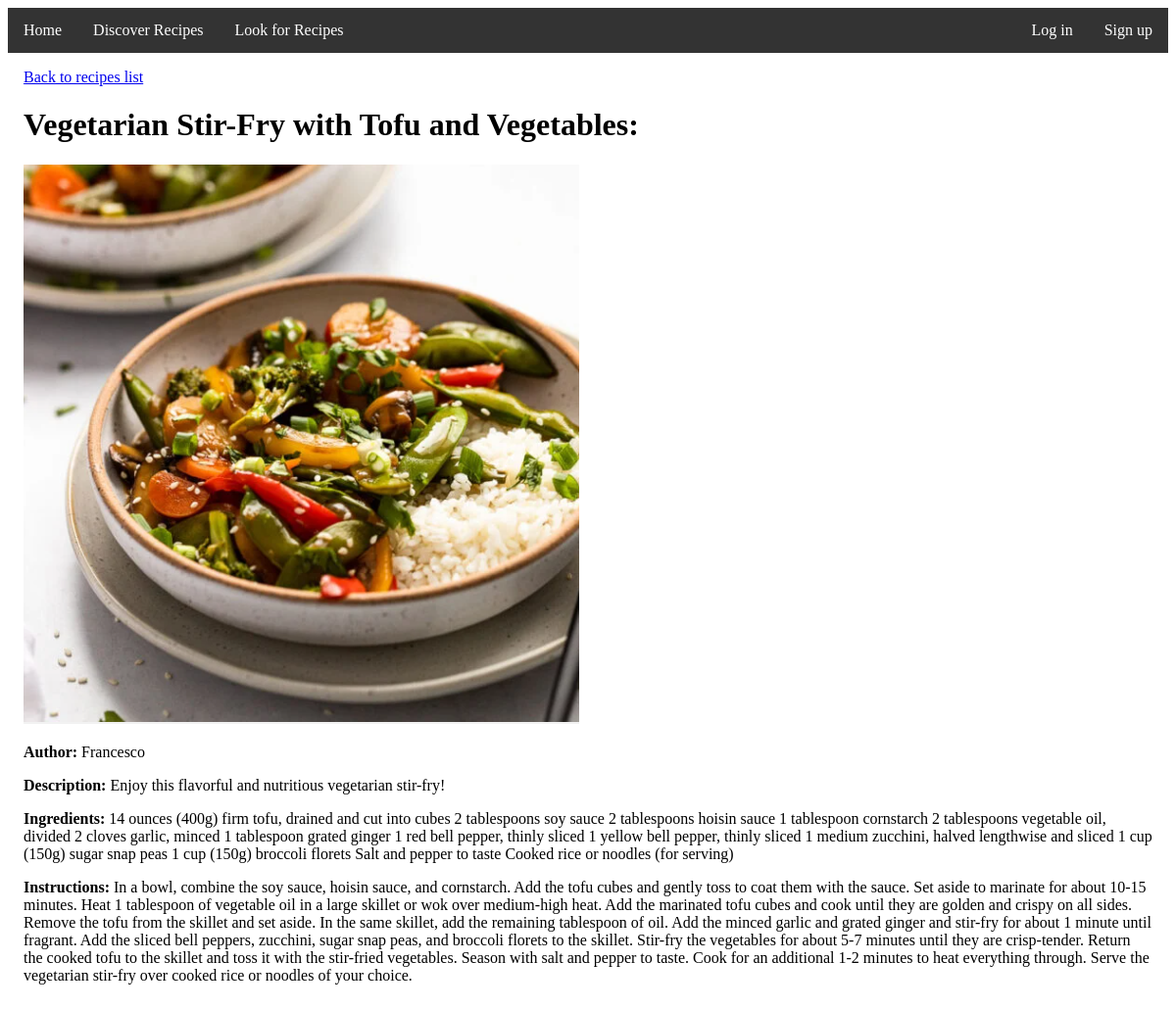
Before: /detail/17/ with the older database file.
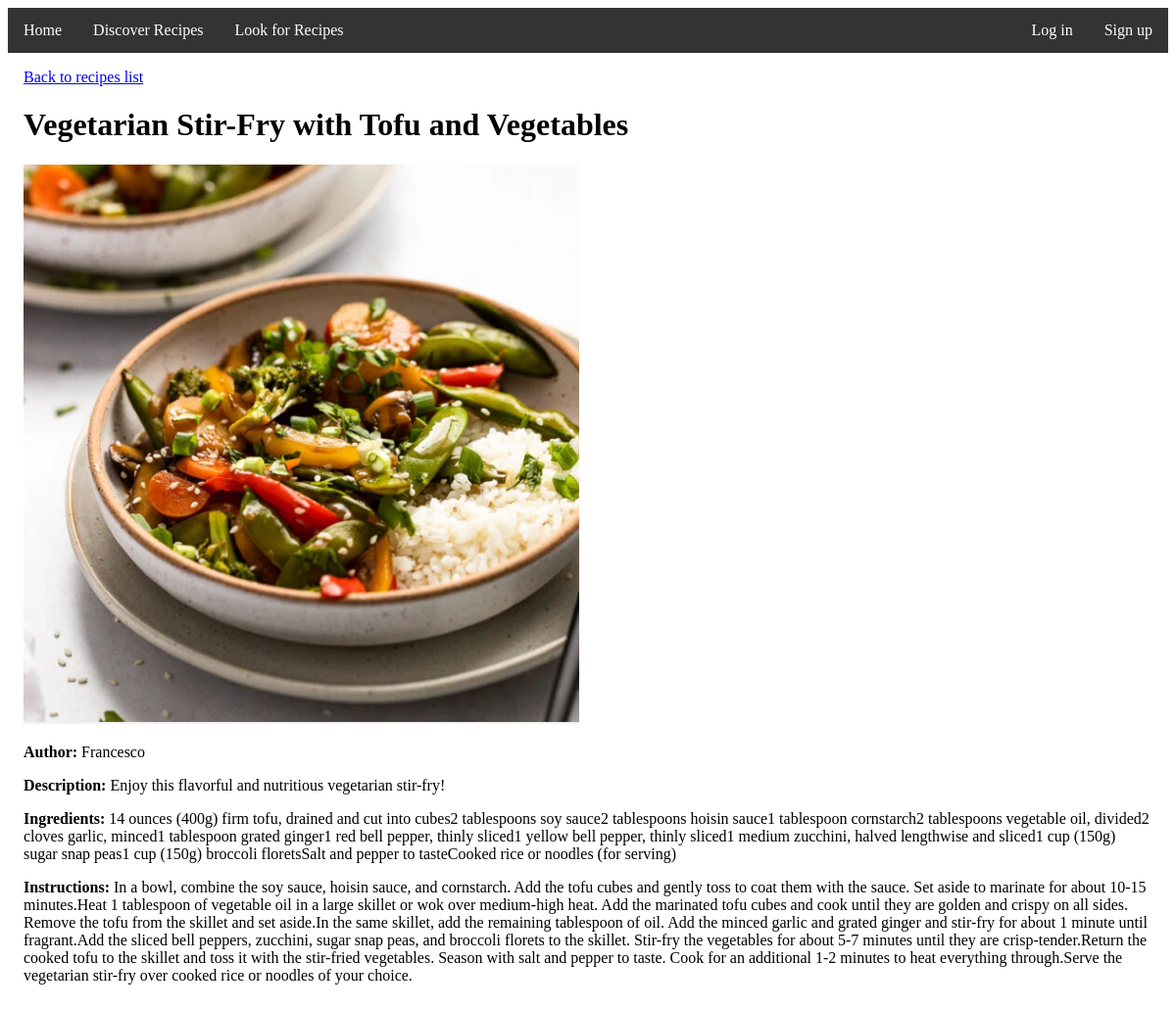
After: the same page with the newer database file.
### recipes/models.py (models this page shows, shortened)
class Recipe(models.Model):
    title = models.CharField(max_length=200)
    author = models.ForeignKey(User, on_delete=models.CASCADE, default='', null=True)
    category = models.ForeignKey(Category, on_delete=models.CASCADE)
    description = models.TextField(max_length=2000)
    ingredients = models.CharField(max_length=2000, default='')
    instructions = models.CharField(max_length=2000, default='')
    image = models.ImageField(upload_to='images/', default='')

### recipes/views.py (the view, shortened to what this page needs)
# urls.py: path('detail/<int:pk>/', views.RecipeDetailView.as_view(), name="recipe-detail"),
class RecipeDetailView(DetailView):
    model = models.Recipe
    template_name = 'Recipe_detail.html'
    context_object_name = 'recipe'
    def get_context_data(self, **kwargs):
        context = super(RecipeDetailView, self).get_context_data(**kwargs)
        recipe = models.Recipe.objects.get(id=self.kwargs['pk'])
        if self.request.user.is_authenticated:
            context['favorite'] = models.Favorite.objects.filter(recipe=recipe, user=self.request.user).exists()
        return context

### templates/Recipe_detail.html (shortened to what this page needs)
{% extends 'base.html' %}
{% block content %}
    <a href="{% url 'recipes-list' %}">Back to recipes list</a>
    <h1>{{ recipe.title }}</h1>
    <img class="recipe_img" src="{{ recipe.image.url }}">
    <p><span style="font-weight: bold;">Author:</span> {{ recipe.author }}</p>
    <p><span style="font-weight: bold;">Description:</span> {{ recipe.description }}</p>
    <p><span style="font-weight: bold;">Ingredients:</span> {{ recipe.ingredients }}</p>
    <p><span style="font-weight: bold;">Instructions:</span> {{ recipe.instructions }}</p>
{% endblock %}

### templates/base.html (shortened to what this page needs)
<!DOCTYPE html>
<html>
<head>
</head>
<body>
    <nav>
        <div class="content_part">
            <ul>
                <li><a href="{% url 'recipes-home' %}">Home</a></li>
                <li><a href="{% url 'recipes-list' %}">Discover Recipes</a></li>
                <li><a href="{% url 'search-list' %}">Look for Recipes</a></li>
            </ul>
        </div>
        <div class="user_part">
            <ul>
                {% if user.is_authenticated %}
                <li><a href="{% url 'logout' %}">Log out</a></li>
                {% else %}
                <li><a href="{% url 'login' %}">Log in</a></li>
                <li><a href="{% url 'register' %}">Sign up</a></li>
                {% endif %}
            </ul>
        </div>
    </nav>
    <div class="content">
        {% block content %}
        {% endblock %}
    </div>
</body>
</html>

### templates/base.html (style rules this page uses)
nav { background-color: #333; overflow: hidden; }
nav ul { list-style-type: none; margin: 0; padding: 0; overflow: hidden; }
nav li { float: left; }
nav li a { display: block; color: white; text-align: center; padding: 14px 16px; text-decoration: none; }
.content { padding: 16px; }
.content_part { float: left; }
.user_part { float: right; }

Changed rows visible on the page:
changed Recipe "Enjoy this flavorful and nutritious vegetarian stir-fry!": title "Vegetarian Stir-Fry with Tofu and Vegetables:" → "Vegetarian Stir-Fry with Tofu and Vegetables"; ingredients "…drained and cut into cubes 2 tablespoons soy sauce 2 tablespoons hoisin sauce 1 tablespoon cornstarch 2 tablespoons vegetable oil, divided 2 cloves garlic, minced 1 tablespoon grated ginger 1 red bell pepper, thinly sliced 1 yellow bell pepper, thinly sliced 1 medium zucchini, halved lengthwise and sliced 1 cup (150g) sugar snap peas 1 cup (150g) broccoli florets Salt and pepper to taste Cooked rice or noodles (for…" → "…drained and cut into cubes2 tablespoons soy sauce2 tablespoons hoisin sauce1 tablespoon cornstarch2 tablespoons vegetable oil, divided2 cloves garlic, minced1 tablespoon grated ginger1 red bell pepper, thinly sliced1 yellow bell pepper, thinly sliced1 medium zucchini, halved lengthwise and sliced1 cup (150g) sugar snap peas1 cup (150g) broccoli floretsSalt and pepper to tasteCooked rice or noodles (for…"; instructions "…marinate for about 10-15 minutes. Heat 1 tablespoon of vegetable oil in a large skillet or wok over medium-high heat. Add the marinated tofu cubes and cook until they are golden and crispy on all sides. Remove the tofu from the skillet and set aside. In the same skillet, add the remaining tablespoon of oil. Add the minced garlic and grated ginger and stir-fry for about 1 minute until fragrant. Add the sliced bell peppers, zucchini, sugar snap peas, and broccoli florets to the skillet. Stir-fry the vegetables for about 5-7 minutes until they are crisp-tender. Return the cooked tofu to the skillet and toss it with the stir-fried vegetables. Season with salt and pepper to taste. Cook for an…" → "…marinate for about 10-15 minutes.Heat 1 tablespoon of vegetable oil in a large skillet or wok over medium-high heat. Add the marinated tofu cubes and cook until they are golden and crispy on all sides. Remove the tofu from the skillet and set aside.In the same skillet, add the remaining tablespoon of oil. Add the minced garlic and grated ginger and stir-fry for about 1 minute until fragrant.Add the sliced bell peppers, zucchini, sugar snap peas, and broccoli florets to the skillet. Stir-fry the vegetables for about 5-7 minutes until they are crisp-tender.Return the cooked tofu to the skillet and toss it with the stir-fried vegetables. Season with salt and pepper to taste. Cook for an…"
